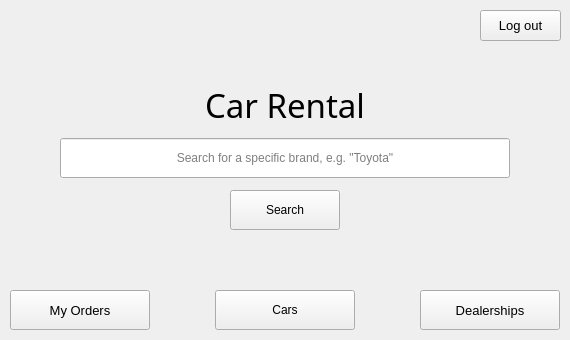
<?xml version="1.0" encoding="UTF-8"?>
<ui version="4.0">
 <class>MainWindow</class>
 <widget class="QMainWindow" name="MainWindow">
  <property name="geometry">
   <rect>
    <x>0</x>
    <y>0</y>
    <width>570</width>
    <height>340</height>
   </rect>
  </property>
  <property name="windowTitle">
   <string>Car Rental Service</string>
  </property>
  <widget class="QWidget" name="centralwidget">
   <widget class="QPushButton" name="myorders_button">
    <property name="geometry">
     <rect>
      <x>10</x>
      <y>290</y>
      <width>140</width>
      <height>40</height>
     </rect>
    </property>
    <property name="font">
     <font>
      <pointsize>10</pointsize>
     </font>
    </property>
    <property name="text">
     <string>My Orders</string>
    </property>
   </widget>
   <widget class="QPushButton" name="logout_button">
    <property name="geometry">
     <rect>
      <x>480</x>
      <y>10</y>
      <width>81</width>
      <height>31</height>
     </rect>
    </property>
    <property name="font">
     <font>
      <pointsize>10</pointsize>
     </font>
    </property>
    <property name="text">
     <string>Log out</string>
    </property>
   </widget>
   <widget class="QPushButton" name="dealerships_button">
    <property name="geometry">
     <rect>
      <x>420</x>
      <y>290</y>
      <width>140</width>
      <height>40</height>
     </rect>
    </property>
    <property name="font">
     <font>
      <pointsize>10</pointsize>
     </font>
    </property>
    <property name="text">
     <string>Dealerships</string>
    </property>
   </widget>
   <widget class="QPushButton" name="cars_button">
    <property name="geometry">
     <rect>
      <x>215</x>
      <y>290</y>
      <width>140</width>
      <height>40</height>
     </rect>
    </property>
    <property name="text">
     <string>Cars</string>
    </property>
   </widget>
   <widget class="QLabel" name="label">
    <property name="geometry">
     <rect>
      <x>170</x>
      <y>70</y>
      <width>230</width>
      <height>70</height>
     </rect>
    </property>
    <property name="font">
     <font>
      <family>Fira Sans</family>
      <pointsize>25</pointsize>
     </font>
    </property>
    <property name="text">
     <string>Car Rental</string>
    </property>
    <property name="alignment">
     <set>Qt::AlignCenter</set>
    </property>
   </widget>
   <widget class="QLineEdit" name="search_edit">
    <property name="geometry">
     <rect>
      <x>60</x>
      <y>138</y>
      <width>450</width>
      <height>40</height>
     </rect>
    </property>
    <property name="toolTip">
     <string/>
    </property>
    <property name="text">
     <string/>
    </property>
    <property name="alignment">
     <set>Qt::AlignCenter</set>
    </property>
    <property name="placeholderText">
     <string>Search for a specific brand, e.g. &quot;Toyota&quot;</string>
    </property>
   </widget>
   <widget class="QPushButton" name="search_button">
    <property name="geometry">
     <rect>
      <x>230</x>
      <y>190</y>
      <width>110</width>
      <height>40</height>
     </rect>
    </property>
    <property name="text">
     <string>Search</string>
    </property>
   </widget>
  </widget>
 </widget>
 <resources/>
 <connections/>
</ui>
